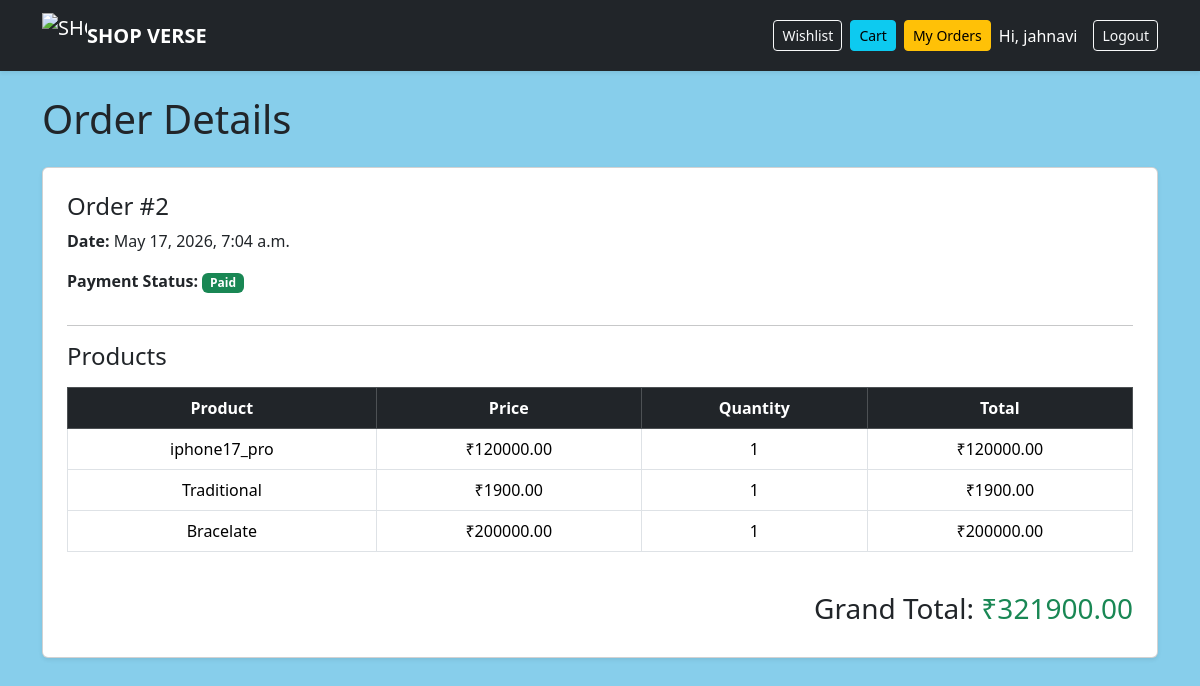
The page /orders/detail/2/ (signed in) on the database its author committed.
### orders/models.py (models this page shows, shortened)
class Order(models.Model):
    user = models.ForeignKey(User, on_delete=models.CASCADE)
    full_name = models.CharField(max_length=100)
    email = models.EmailField()
    address = models.TextField()
    city = models.CharField(max_length=100)
    postal_code = models.CharField(max_length=20)
    payment_id = models.CharField(max_length=200, blank=True, null=True)
    created_at = models.DateTimeField(auto_now_add=True)
    paid = models.BooleanField(default=False)
    def get_total_cost(self):
        return sum(item.get_cost() for item in self.items.all())

class OrderItem(models.Model):
    order = models.ForeignKey(Order, related_name='items', on_delete=models.CASCADE)
    product = models.ForeignKey(Product, on_delete=models.CASCADE)
    price = models.DecimalField(max_digits=10, decimal_places=2)
    quantity = models.PositiveIntegerField(default=1)
    def get_cost(self):
        return self.price * self.quantity

### products/models.py (models this page shows, shortened)
class Product(models.Model):
    category = models.ForeignKey(Category, on_delete=models.CASCADE)
    name = models.CharField(max_length=200)
    slug = models.SlugField(unique=True)
    description = models.TextField()
    price = models.DecimalField(max_digits=10, decimal_places=2)
    image = models.ImageField(upload_to='products/')
    stock = models.PositiveIntegerField(default=0)
    available = models.BooleanField(default=True)
    created_at = models.DateTimeField(auto_now_add=True)

### orders/views.py (the view)
@login_required
def order_detail(request, order_id):
    order = get_object_or_404(
        Order,
        id=order_id,
        user=request.user
    )
    return render(
        request,
        'orders/order_detail.html',
        {
            'order': order
        }
    )

### templates/orders/order_detail.html (shortened to what this page needs)
{% extends 'base.html' %}
{% block content %}
<h1 class="mb-4">
    Order Details
</h1>
<div class="card p-4 shadow-sm">
    <h4>
        Order #{{ order.id }}
    </h4>
    <p>
        <strong>Date:</strong>
        {{ order.created_at }}
    </p>
    <p>
        <strong>Payment Status:</strong>
        {% if order.paid %}
        <span class="badge bg-success">
            Paid
        </span>
        {% else %}
        <span class="badge bg-danger">
            Pending
        </span>
        {% endif %}
    </p>
    <hr>
    <h4 class="mb-3">
        Products
    </h4>
    <table class="table table-bordered text-center">
        <thead class="table-dark">
            <tr>
                <th>Product</th>
                <th>Price</th>
                <th>Quantity</th>
                <th>Total</th>
            </tr>
        </thead>
        <tbody>
            {% for item in order.items.all %}
            <tr>
                <td>
                    {{ item.product.name }}
                </td>
                <td>
                    ₹{{ item.price }}
                </td>
                <td>
                    {{ item.quantity }}
                </td>
                <td>
                    ₹{{ item.get_cost }}
                </td>
            </tr>
            {% endfor %}
        </tbody>
    </table>
    <h3 class="text-end mt-4">
        Grand Total:
        <span class="text-success">
            ₹{{ order.get_total_cost }}
        </span>
    </h3>
</div>
{% endblock %}

### templates/base.html (shortened to what this page needs)
{% load static %}
<!DOCTYPE html>
<html lang="en">
<head>
    <link href="https://cdn.jsdelivr.net/npm/bootstrap@5.3.3/dist/css/bootstrap.min.css"
          rel="stylesheet">
</head>
<body style="background-color: #87ceeb !important; min-height: 100vh;">
<nav class="navbar navbar-dark bg-dark shadow-sm">
    <div class="container">
        <a class="navbar-brand d-flex align-items-center"
           href="/">
           <img src="/static/images/logo.png"
            alt="SHOP VERSE Logo"
            width="45"
            height="45">
            <span class="fw-bold">
                SHOP VERSE
            </span>
        </a>
        <div class="d-flex align-items-center">
            <a href="{% url 'wishlist_detail' %}"
               class="btn btn-outline-light btn-sm me-2">
                Wishlist
            </a>
            <div class="position-relative me-2">
                <a href="{% url 'cart_detail' %}"
                   class="btn btn-info btn-sm">
                    Cart
                </a>
            </div>
            <a href="{% url 'order_history' %}"
               class="btn btn-warning btn-sm me-2">
                My Orders
            </a>
            {% if user.is_authenticated %}
                <span class="text-white me-3">
                    Hi, {{ user.username }}
                </span>
                <form method="post"
                      action="{% url 'logout' %}"
                      style="display:inline;">
                    <button class="btn btn-outline-light btn-sm">
                        Logout
                    </button>
                </form>
            {% endif %}
        </div>
    </div>
</nav>
<div class="container mt-4">
    {% block content %}
    {% endblock %}
</div>
</body>
</html>

### templates/base.html (style rules this page uses)
body { background-color: #e6f2ff !important; min-height: 100vh; }

### rows shown on the page
Order: id "2", created_at "May 17, 2026, 7:04 a.m.", get_total_cost "321900.00"
OrderItem: product.name "iphone17_pro", price "120000.00", quantity "1", get_cost "120000.00"
OrderItem: product.name "Traditional", price "1900.00", quantity "1", get_cost "1900.00"
OrderItem: product.name "Bracelate", price "200000.00", quantity "1", get_cost "200000.00"

### other values the page prints
{{ user.username }} "jahnavi"
